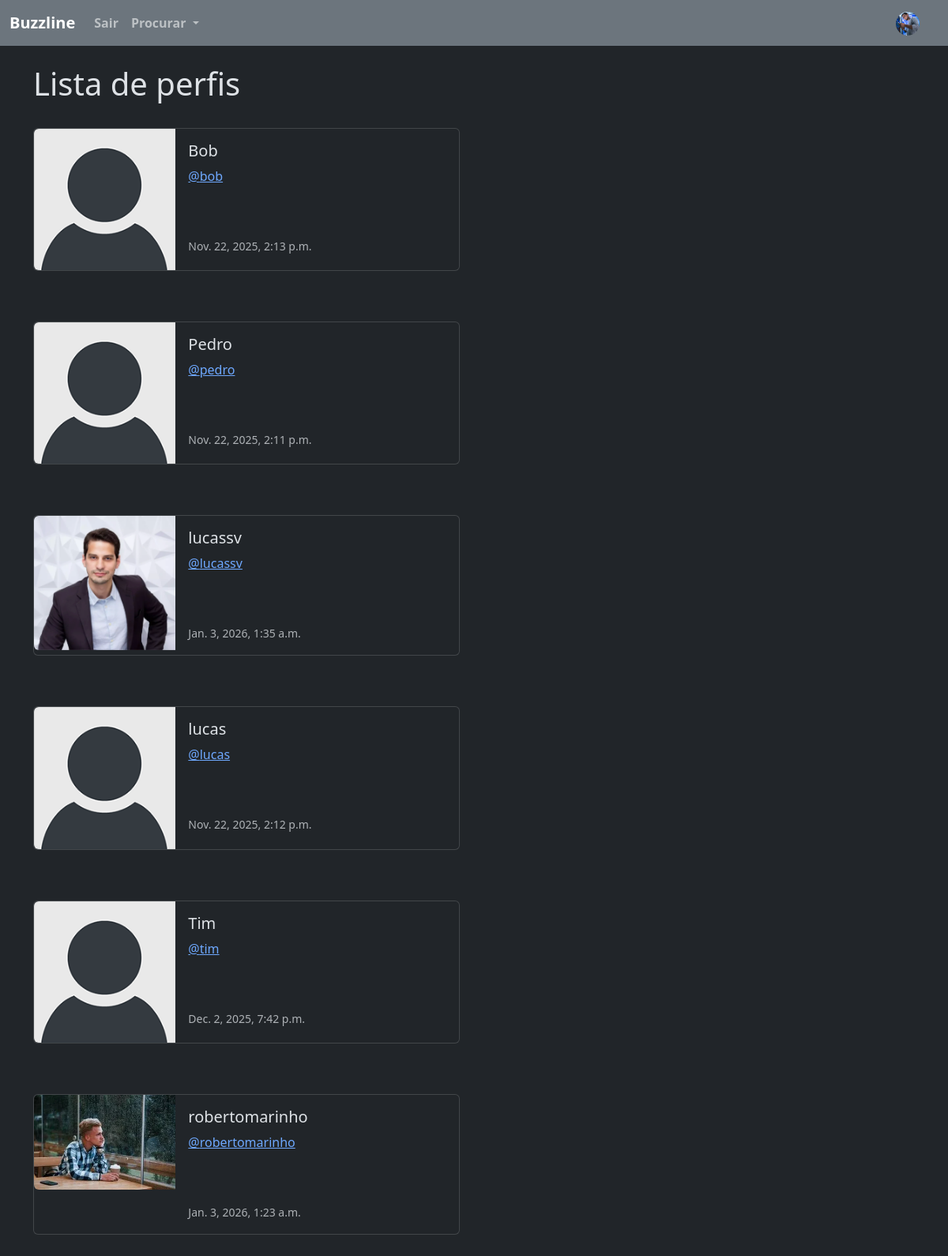
Page /profile_list/ (signed in) on the earlier database version.
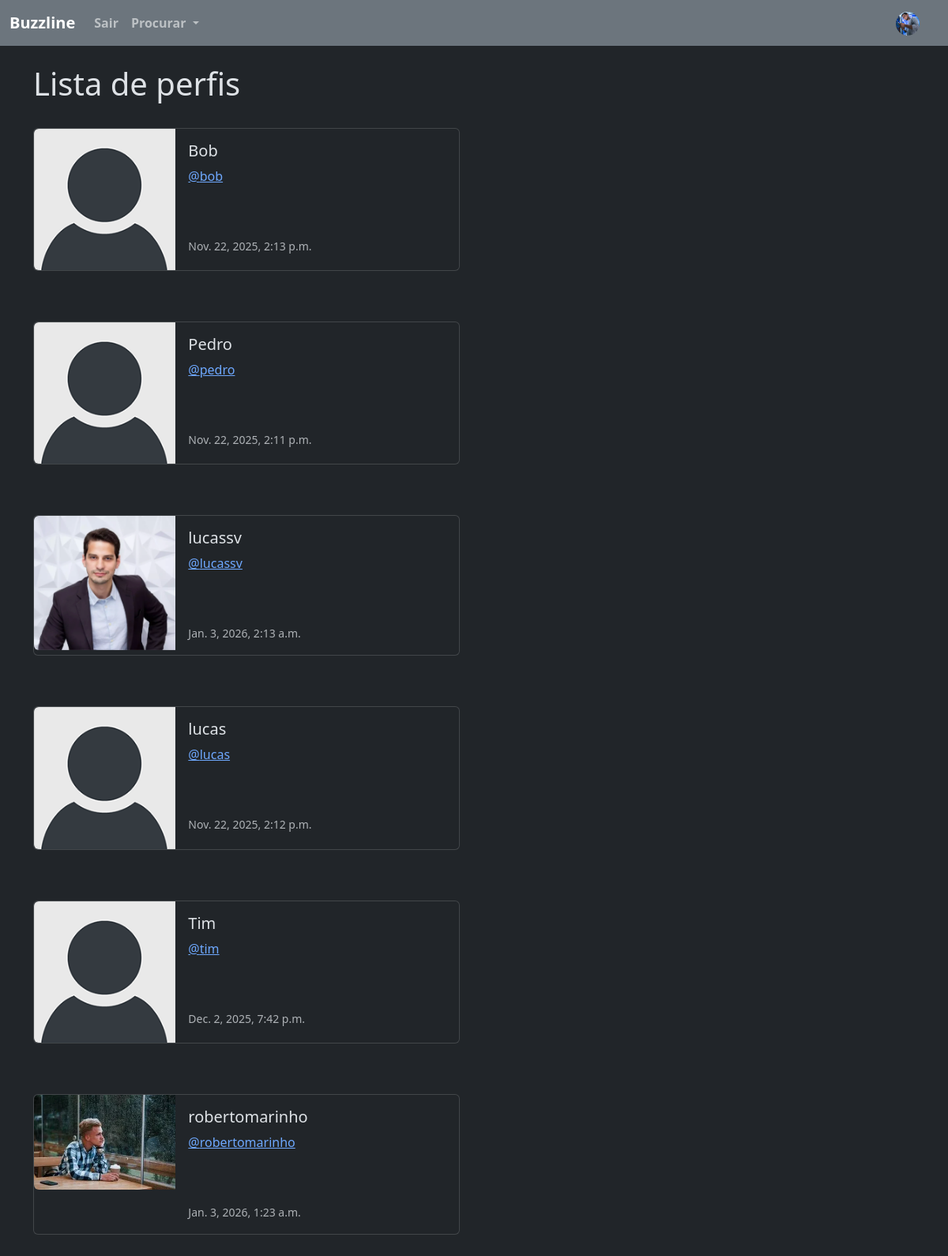
Same page on the later database version.
### buzzline/models.py (models this page shows, shortened)
class Profile(models.Model):
    user = models.OneToOneField(User, on_delete=models.CASCADE) # UM USUARIO TERÁ 1 PERFIL, LOGO 1 PERFIL TERÁ APENAS 1 USUARIO
    follows = models.ManyToManyField("self", # UM PERFIL PODE SEGUIR MUITOS PERFIS
        related_name="followed_by", # QUEM SEGUE ESSE PERFIL
        symmetrical=False, # A PESSOA QUE SEGUE O OUTRO NÃO PRECISA SEGUIR DE VOLTA
        blank=True #NÃO É OBRIGADO A SEGUIR ALGUEM ESSE VALOR PODE SER VAZIO
        )
    date_modified = models.DateTimeField(User, auto_now=True)
    profile_image = models.ImageField(null=True, blank=True, upload_to='images/')
    profile_bio = models.CharField(null=True, blank=True, max_length=500)
    homepage_link = models.CharField(null=True, blank=True, max_length=100)
    facebook_link = models.CharField(null=True, blank=True, max_length=100)
    instagram_link = models.CharField(null=True, blank=True, max_length=100)
    linkedin_link = models.CharField(null=True, blank=True, max_length=100)

### buzzline/views.py (the view)
# urls.py: path('profile_list/', views.profile_list, name='profile_list'),
def profile_list(request):
    if request.user.is_authenticated:
        profiles = Profile.objects.exclude(user=request.user)
        return render(request, 'profile_list.html', {"profiles":profiles })
    else:
        messages.success(request, ("Você precisa estar logado para ver essa página"))
        return redirect('home')

### buzzline/templates/profile_list.html
{% extends 'base.html' %}
{% load static %}
{% block content %}
    <h1>Lista de perfis</h1>
<br />
{% if profiles %}
    {% for profile in profiles %}
    <div class="card mb-3" style="max-width: 540px;">
  <div class="row g-0">
    <div class="col-md-4">
      {% if profile.profile_image %}
        <img src="{{ profile.profile_image.url }}" width="200" height="200" class="img-fluid rounded-start" alt="{{ profile.user.username }}">
      {% else %}
        <img src="{% static '/images/default_profile_pic.png' %}" class="img-fluid rounded-start" alt="Profile Image">
      {% endif %}
    </div>
    <div class="col-md-8">
      <div class="card-body">
        <h5 class="card-title">{{ profile.user.username }}</h5>
        <p class="card-text"><a href="{% url 'profile' profile.user.id %}"> @{{ profile.user.username|lower }}</a></p>
        <br /><br />
        <p class="card-text"><small class="text-body-secondary">{{ profile.date_modified }}</small></p>
      </div>
    </div>
  </div>
</div>
<br /><br />
    {% endfor %}
{% endif %}
{% endblock %}

Differences in the rows shown:
changed Profile "lucassv": date_modified "Jan. 3, 2026, 1:35 a.m." → "Jan. 3, 2026, 2:13 a.m."
